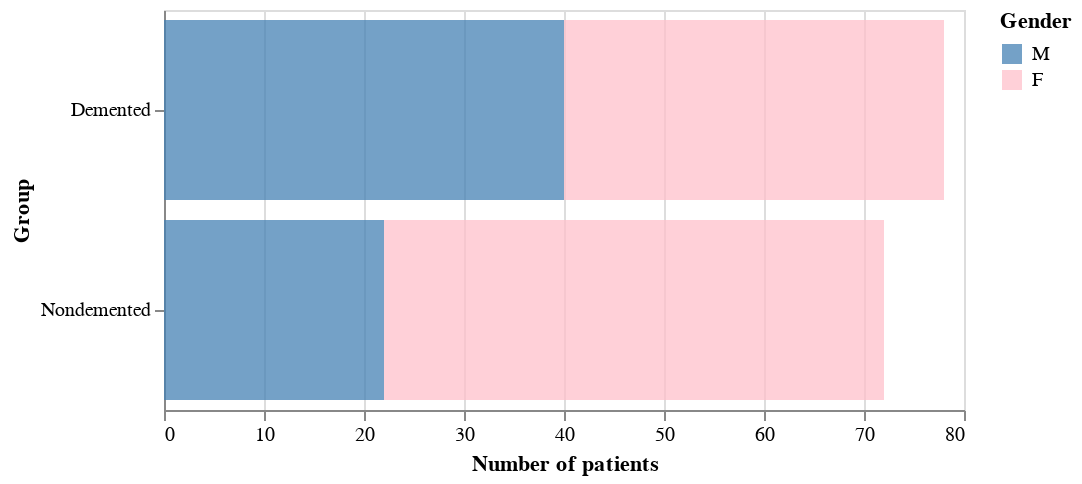

The notebook cell saved with this chart:
### Code cell
# Gender vs Group 1
GG = df.loc[:, ['M/F', 'Group']]
GG['GG_count'] = pd.Series([1 for x in range(len(df.index))])

alt.Chart(GG).mark_bar(
    opacity=0.75
).encode(
    y = 'Group:N',
    x = alt.X('sum(GG_count)', title='Number of patients'),
    color = alt.Color('M/F', scale=alt.Scale(
        domain = ['M', 'F'], 
        range = ['steelblue', 'pink']), title='Gender')
).properties(width=400, height=200)

### Figure 1 — Vega-Lite specification as saved in the notebook (floating-point values rounded to 4 significant figures; data arrays with more than 128 entries replaced by an {"elided": "..."} marker saying what was removed)
{"config": {"view": {"continuousWidth": 400, "continuousHeight": 300}}, "data": {"name": "data-126ce13204806c035d854f46dac8bd31"}, "mark": {"type": "bar", "opacity": 0.75}, "encoding": {"color": {"type": "nominal", "field": "M/F", "scale": {"domain": ["M", "F"], "range": ["steelblue", "pink"]}, "title": "Gender"}, "x": {"type": "quantitative", "aggregate": "sum", "field": "GG_count", "title": "Number of patients"}, "y": {"type": "nominal", "field": "Group"}}, "height": 200, "width": 400, "$schema": "https://vega.github.io/schema/vega-lite/v4.8.1.json", "datasets": {"data-126ce13204806c035d854f46dac8bd31": {"elided": "150 records"}}}
